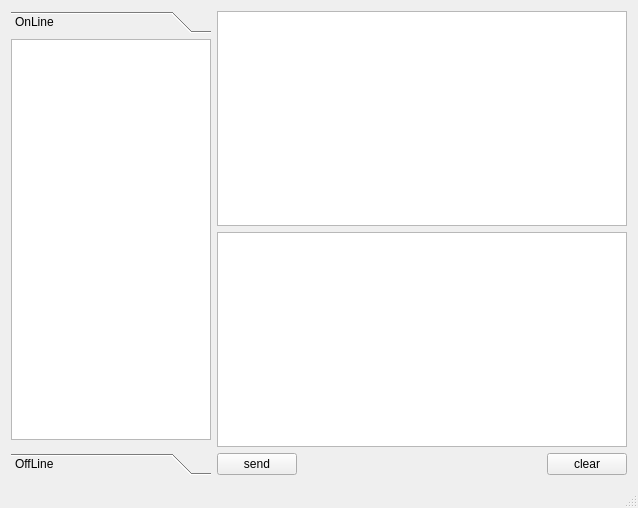
<?xml version="1.0" encoding="UTF-8"?>
<ui version="4.0">
 <class>ChatServer</class>
 <widget class="QMainWindow" name="ChatServer">
  <property name="geometry">
   <rect>
    <x>0</x>
    <y>0</y>
    <width>638</width>
    <height>508</height>
   </rect>
  </property>
  <property name="windowTitle">
   <string>ChatServer</string>
  </property>
  <widget class="QWidget" name="centralWidget">
   <layout class="QGridLayout" name="gridLayout">
    <item row="0" column="0">
     <layout class="QHBoxLayout" name="horizontalLayout_2">
      <item>
       <widget class="QToolBox" name="toolBox">
        <property name="maximumSize">
         <size>
          <width>200</width>
          <height>16777215</height>
         </size>
        </property>
        <property name="currentIndex">
         <number>0</number>
        </property>
        <widget class="QWidget" name="page">
         <property name="geometry">
          <rect>
           <x>0</x>
           <y>0</y>
           <width>200</width>
           <height>404</height>
          </rect>
         </property>
         <attribute name="label">
          <string>OnLine</string>
         </attribute>
         <widget class="QListWidget" name="onLineList">
          <property name="geometry">
           <rect>
            <x>0</x>
            <y>0</y>
            <width>200</width>
            <height>401</height>
           </rect>
          </property>
         </widget>
        </widget>
        <widget class="QWidget" name="page_2">
         <property name="geometry">
          <rect>
           <x>0</x>
           <y>0</y>
           <width>200</width>
           <height>404</height>
          </rect>
         </property>
         <attribute name="label">
          <string>OffLine</string>
         </attribute>
         <widget class="QListWidget" name="offLineList">
          <property name="geometry">
           <rect>
            <x>0</x>
            <y>0</y>
            <width>200</width>
            <height>400</height>
           </rect>
          </property>
         </widget>
        </widget>
       </widget>
      </item>
      <item>
       <layout class="QVBoxLayout" name="verticalLayout_2">
        <item>
         <layout class="QVBoxLayout" name="verticalLayout">
          <item>
           <widget class="QListWidget" name="recvList"/>
          </item>
          <item>
           <widget class="QTextEdit" name="sendEidt"/>
          </item>
         </layout>
        </item>
        <item>
         <layout class="QHBoxLayout" name="horizontalLayout">
          <item>
           <widget class="QPushButton" name="sendBt">
            <property name="text">
             <string>send</string>
            </property>
           </widget>
          </item>
          <item>
           <spacer name="horizontalSpacer">
            <property name="orientation">
             <enum>Qt::Horizontal</enum>
            </property>
            <property name="sizeHint" stdset="0">
             <size>
              <width>40</width>
              <height>20</height>
             </size>
            </property>
           </spacer>
          </item>
          <item>
           <widget class="QPushButton" name="clearBt">
            <property name="text">
             <string>clear</string>
            </property>
           </widget>
          </item>
         </layout>
        </item>
       </layout>
      </item>
     </layout>
    </item>
   </layout>
  </widget>
  <widget class="QStatusBar" name="statusBar"/>
 </widget>
 <layoutdefault spacing="6" margin="11"/>
 <resources/>
 <connections/>
</ui>
